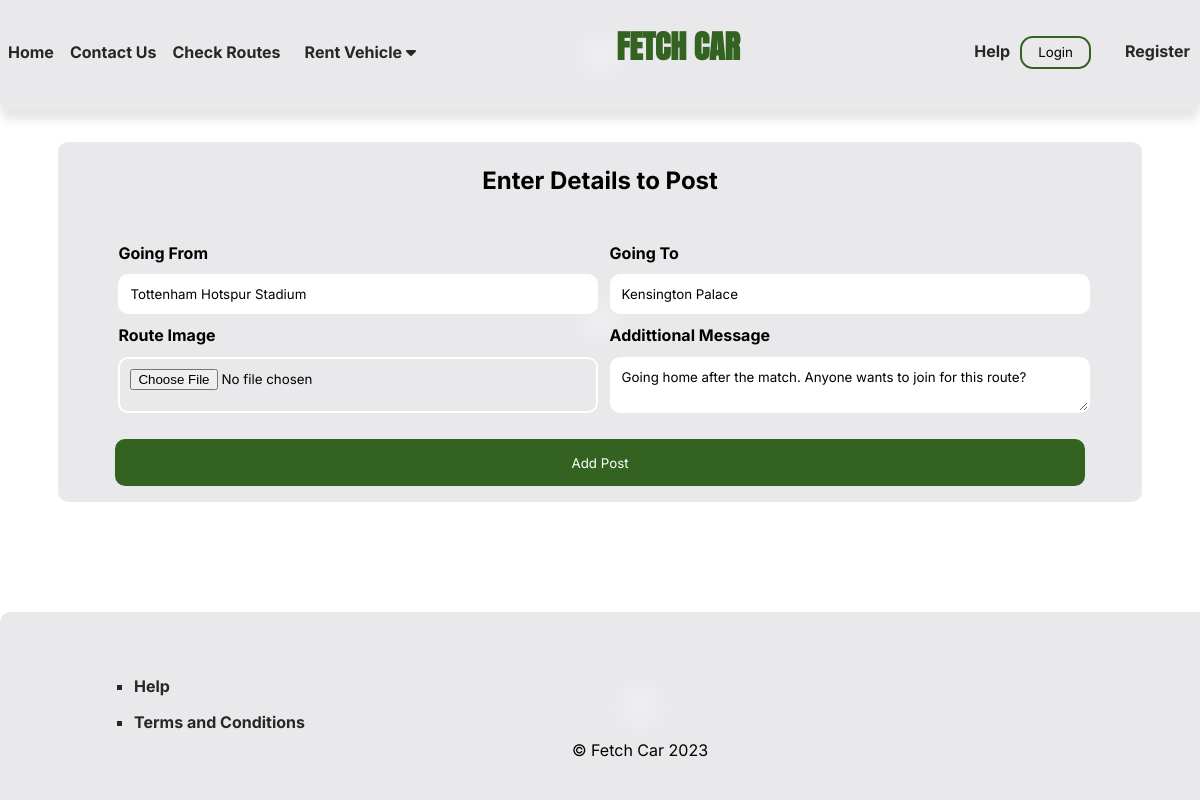
Screenshot of /edit-post.php?post_id=7 with the database file from the repository.
### tables this page shows
CREATE TABLE `route_posts` (
  `post_id` int(11) NOT NULL,
  `going_from` varchar(255) NOT NULL,
  `going_to` varchar(255) NOT NULL,
  `post_message` varchar(255) NOT NULL,
  `date_posted` varchar(255) NOT NULL,
  `image` varchar(255) DEFAULT NULL,
  `member_id` int(11) NOT NULL
);

### edit-post.php (called while the page is built, shortened)
<?php
include 'includes/database_connection.php';
include 'includes/database_functions.php';
if (isset($_POST['submit-post']) && isset($_SESSION['user'])) {
    $errors = [];
    $posts = getByPost($pdo, $_GET['post_id']);
    $going_from = ($_POST['going_from']);
    $going_to = ($_POST['going_to']);
    $message = ($_POST['message']);
    $member_Id = $_SESSION['user']['id'];
    $date = date('Y-m-d H:i:s');
    $image = $_FILES['image']['tmp_name'];
    if (empty($going_from) or empty($going_to) or empty($message)) {
        $errors[] = "Please enter all required fields";
        $title = "Error";
    }
    if(filesize($image) == 0){
        $errors[] = "Vehicle image is required";
    }
    if (str_contains($going_from , "https://") or str_contains($going_to , "https://")
        or str_contains($message, "https://")){
        $errors[] = "Cannot post links";
        $title = "Error";
    }
    if (empty($errors)) {
        try {
            updatePost($pdo, $_GET['post_id'], $going_from, $going_to, $message, $date, $image);
            header("location: check-routes.php");
        }
        catch (PDOException $e) {
            $output = 'Database  error: ' . $e->getMessage() .
                ' in ' . $e->getFile() . ':' . $e->getLine();
            $output = ob_get_clean();
        }
    }
    ob_start();
    include 'member_templates/edit_post.html.php';
    $output = ob_get_clean();
} else {
    $posts = getByPost($pdo, $_GET['post_id']);
    include 'member_templates/edit_post.html.php';
}
include 'public_templates/layout.html.php';

### includes/database_functions.php (called while the page is built, shortened)
<?php
function query($pdo, $sql, $parameters = []) {
	$query = $pdo->prepare($sql);
	$query->execute($parameters);
	return $query;
}
function getByPost($pdo, $id) {
	$parameters = [':id' => $id];
	$query = query($pdo, 'SELECT * FROM route_posts WHERE post_id = :id', $parameters);
	return $query->fetch();
}

### member_templates/edit_post.html.php (the view, shortened to what this page needs)
<head>
    <link rel="stylesheet" href="style/add-vehicle.css">
</head>
<div class="add-car-form-container">
    <form action="" method="post" enctype="multipart/form-data">
        <h2>Enter Details to Post</h2>
        <div class="add-car-inputs">
            <div class="add-car-inner">
                <label for="going_from">Going From</label>
                <label for="going_to">Going To</label>
                <input type="text" name="going_from" placeholder="Enter Starting Destination Details" value="<?= $posts['going_from'] ?>">
                <input type="text" name="going_to" placeholder="Enter Final Destination Details" value="<?= $posts['going_to'] ?>">
                <label for="image">Route Image</label>
                <label for="message">Addittional Message</label>
                <input type="file" name="image">
                <textarea type="text" name="message" placeholder="Enter Extra Information" value=""><?= $posts['post_message'] ?></textarea>
            </div>
        </div>
        <div class="submit-car-div">
            <button type="submit" name="submit-post" class="btn-submit-car">Add Post</button>
        </div>
    </form>
</div>

### style/style.css (style rules this page uses)
:root { --form_background: #f7f7f5; --background-gray: rgb(229,229,231); --background_gradient: radial-gradient(circle, rgba(239,239,242,1) 0%, rgba(233,233,236,1) 5%); --font_colour: #272727; --font_Anton: 'Anton', sans-serif; --font_green: #346321; --font_red_danger: #F54D4D; --font_inter: 'Inter', sans-serif; }
* { margin: 0; font-family: var(--font_inter); }
header .header-left p, h2 { padding: .5rem; max-width: 35rem; }

### style/add-vehicle.css (style rules this page uses)
.add-car-form-container h2 { display: flex; margin: 0 auto; justify-content: center; padding-bottom: 2em; }
.add-car-form-container { display: flex; justify-content: center; align-items: center; margin: 0 auto; max-width: 1052px; background: var(--background_gradient); border-radius: 10px; padding: 1em; }
.add-car-inner { margin-left: .5em; gap: .7em; display: grid; grid-template-columns: repeat(2, minmax(15rem, 30rem)); }
.add-car-inputs input, select, textarea { padding: 10px; border-radius: 10px; border: 2px solid white; }
.add-car-inputs label { font-size: 1rem; font-weight: bold; }
.submit-car-div { display: flex; justify-content: center; }
.submit-car-div button { width: 99%; cursor: pointer; color: white; background-color: var(--font_green); border-radius: 10px; margin-top: 2em; padding: 1em 2em; border: 2px solid var(--font_green); }

### rows the page displays
route_posts: going_from "Tottenham Hotspur Stadium", going_to "Kensington Palace", message "Going home after the match. Anyone wants to join for this route?"
